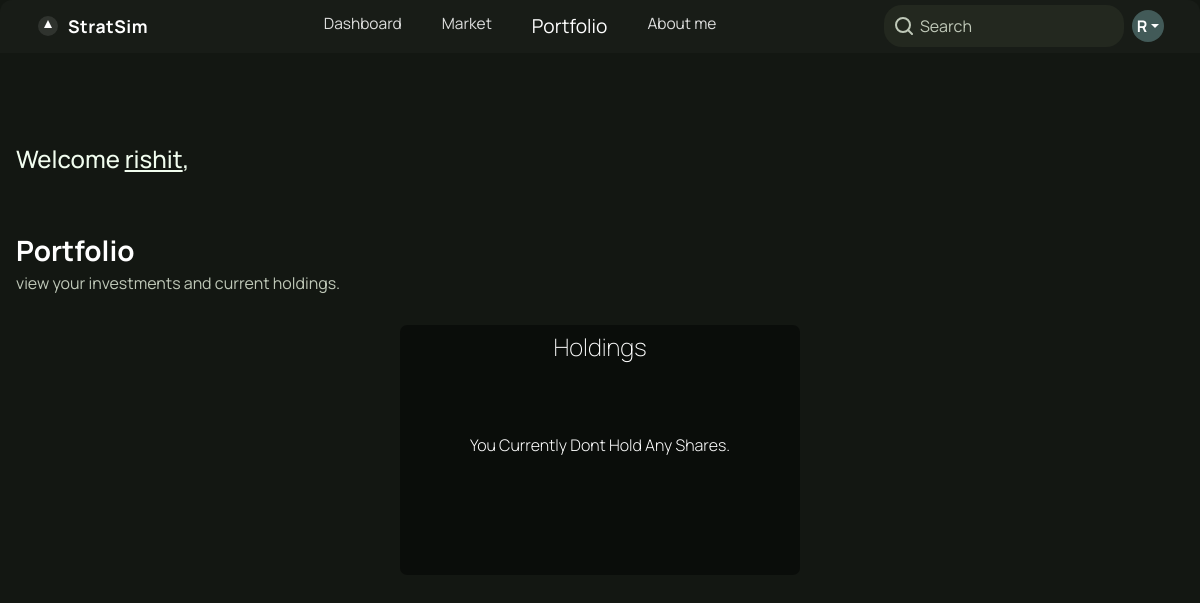
The app's page /portfolio (signed in), older data.
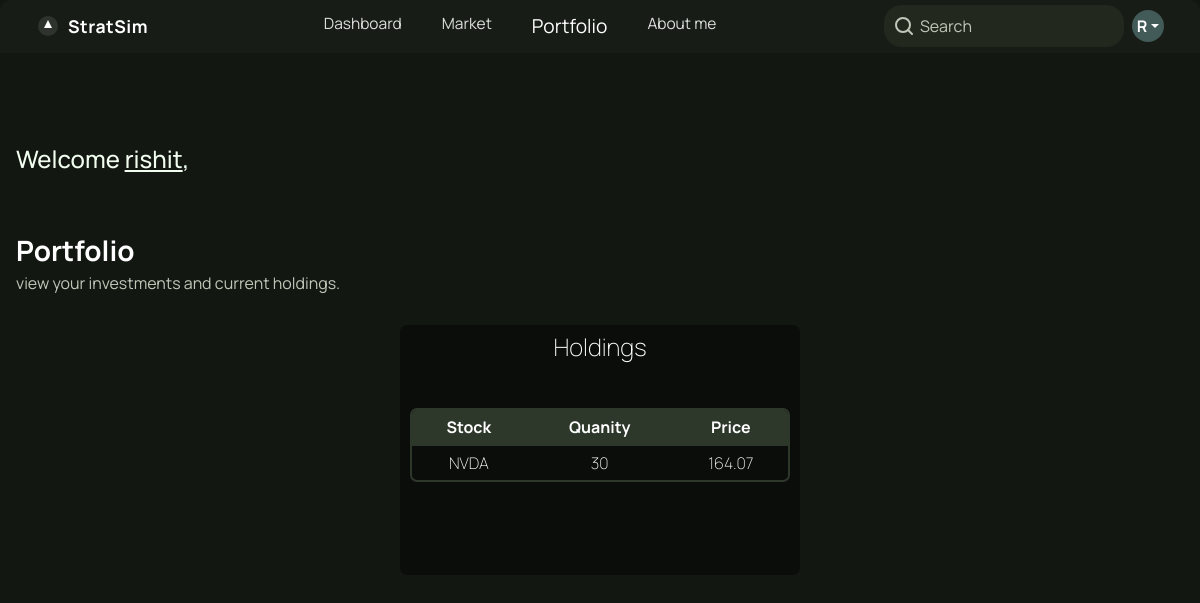
The same page, newer data.
### stocks/models.py (models this page shows, shortened)
class holding(models.Model):
    user = models.ForeignKey(User,on_delete=models.CASCADE)
    ticker = models.CharField(max_length=10)
    quantity = models.PositiveIntegerField()
    avg_buy_price = models.DecimalField(max_digits=10,decimal_places=2)
    current_price = models.DecimalField(max_digits=10, decimal_places=2,default=0)

### mainapp/views.py (the view)
# urls.py: path('portfolio',views.portfolio_view,name="portfolio")
def portfolio_view(request):
    if request.user.is_authenticated:
        user = request.user
        holdings = holding.objects.filter(user=request.user)
        data = []
        if holdings.exists():
            for h in holdings:
                val = []
                val.append(h.ticker)
                val.append(h.quantity)
                val.append(h.current_price)
                data.append(val)
                print("holdings saved.")
            holding_available = True
        else:
            holding_available = False
        context = {"holdings":data,"holding_available":holding_available}
    return render(request,'portfolio.html',context)

### stocks/templatetags/custom_filters.py (called while the page is built)
@register.filter
def value_index(List, i):
    return List[int(i)]

### mainapp/templates/portfolio.html (shortened to what this page needs)
{% extends "layout.html" %}
{% load static %}
{% load custom_filters %}
{% block header %}
    <link rel="stylesheet" href="{% static 'mainapp/styles/portfolio.css' %}">
{% endblock header %}
{% block body %}
    <div class="portfolio-container">
        <div class="heading-container">
            <h4 class="heading">Welcome
                <span style="text-decoration:underline">{{request.user.username|lower}}</span>,
            </h4>
        </div>
        <div class="portfolio">
            <div class="portfolio-heading">
                <h3 class="heading">Portfolio</h3>
                <div class="subtext">view your investments and current holdings.</div>
            </div>
            <div class="card-holder">
                <div class="holding-card">
                    <div class="card-title">
                        <h4>
                            Holdings
                        </h4>
                    </div>
                    {% if holding_available %}
                    <div class="card-value">
                        <table>
                            <thead>
                                <tr>
                                    <th>Stock</th>
                                    <th>Quanity</th>
                                    <th>Price</th>
                                </tr>
                            </thead>
                            <tr>
                                {% for holding in holdings %}
                                <td>
                                {{holding|value_index:0}}
                                </td>
                                <td>
                                {{holding|value_index:1}}
                                </td>
                                <td>
                                {{holding|value_index:2}}
                                </td>
                                {% endfor %}
                            </tr>
                        </table>
                    </div>
                    {% else %}
                                <div class="card-value">
                                    <div class="text">
                                    You Currently Dont Hold Any Shares.
                                    </div>
                                </div>
                               {% endif %}
                </div>
            </div>
        </div>
    </div>
{% endblock body %}

### mainapp/templates/layout.html (shortened to what this page needs)
{% load static %}
<!doctype html>
<html lang="en">
  <head>
    <link href="https://cdn.jsdelivr.net/npm/bootstrap@5.0.2/dist/css/bootstrap.min.css" rel="stylesheet">
    <link rel="stylesheet" href="{% static 'mainapp/styles/basicstyle.css' %}">
    {% block header %}{% endblock header %}
  </head>
  <body>
    <nav class="navbar navbar-expand-lg custom-navbar">
      <div class="container-fluid">
        <a class="navbar-brand d-flex align-items-center" href="main:home">
          <svg width="24" height="24" fill="none" style="margin-right:8px;"><circle cx="12" cy="12" r="10" fill="#fff" opacity="0.1"/><path d="M12 6l4 8H8l4-8z" fill="#fff"/></svg>
          StratSim
        </a>
        <div class="collapse navbar-collapse justify-content-center" id="navbarNavDropdown">
          <ul class="navbar-nav mb-2 mb-lg-0 gap-lg-4 gap-2 mx-auto">
            <li class="nav-item">
              <a class="nav-link {% if request.resolver_match.url_name == 'home' %}active{% endif %}" href="{% url 'main:home' %}">Dashboard</a>
            </li>
            <li class="nav-item">
              <a class="nav-link {% if request.resolver_match.url_name == 'market' %}active{% endif %}" href="{% url 'stocks:market' %}" href="{% url 'stocks:market' %}">Market</a>
            </li>
            <li class="nav-item">
              <a class="nav-link {% if request.resolver_match.url_name == 'portfolio' %}active{% endif %} " href="{% url 'main:portfolio' %}">Portfolio</a>
            </li>
            <li class="nav-item">
              <a class="nav-link" href="#">About me</a>
            </li>
          </ul>
          {% if request.user.is_authenticated %}
          <form class="searchbox d-flex align-items-center mx-2" role="search" method="get" action="{% url 'stocks:search' %}">
  <span class="search-icon">
    <svg width="18" height="18" fill="none" stroke="#bfc8b8" stroke-width="2" stroke-linecap="round" stroke-linejoin="round">
      <circle cx="8" cy="8" r="7"/>
      <line x1="13" y1="13" x2="17" y2="17"/>
    </svg>
  </span>
  <input class="search-input" type="search" name="q" placeholder="Search" aria-label="Search">
</form>
  <span
    class="user-circle dropdown-toggle p-0 overflow-hidden"
    id="profileDropdown"
    data-bs-toggle="dropdown"
    aria-expanded="false">
    {% if request.user.profile.image.url %}
      <img src="{{ request.user.profile.image.url }}" alt="Profile" class="profile-img">
    {% else %}
      <span>{{ request.user.username|slice:":1"|upper }}</span>
    {% endif %}
  </span>
</div>
{% else %}
<div class="start-button">
<a href="{% url 'main:signup'%}">get started</a>
</div>
{% endif %}
        </div>
    </nav>
    {% block body %}
    {% endblock body %}
  </body>
</html>

### mainapp/static/mainapp/styles/basicstyle.css (style rules this page uses)
body { background-color: #131712; color: white; font-family: "Manrope", sans-serif; font-weight: bold; margin: 0; }
.custom-navbar { background-color: #181c17 !important; border-radius: 12px 12px 0 0; padding: 0.25rem 1.5rem; }
.container-fluid { display: flex; justify-content: center; align-items: center; }
.navbar-brand { color: #fff !important; font-weight: bold; font-size: 1.1rem; letter-spacing: 0.5px; }
.navbar-nav .nav-link { color: #fff !important; font-weight: 400; font-size: 0.97rem; opacity: 0.85; transition: all .3s ease-in-out; }
.navbar-nav .nav-link:hover, .navbar-nav .nav-link.active { opacity: 1; font-size: 1.2rem; }
.user-circle { background: #425a58; width: 32px; height: 32px; border-radius: 50%; display: flex; align-items: center; justify-content: center; overflow: hidden; padding: 0; font-size: 1rem; color: white; text-transform: uppercase; }
.searchbox { background: #23281f; border-radius: 18px; padding: 2px 14px 2px 10px; display: flex; align-items: center; min-width: 180px; max-width: 240px; width: 100%; margin-right: 16px; transition: box-shadow 0.3s, background 0.3s; box-shadow: 0 0 0 0 rgba(83,210,44,0); border: 1.5px solid transparent; position: relative; transition: border .5s ease-in-out; }
.search-icon { display: flex; align-items: center; margin-right: 7px; transition: color 0.3s; }
.search-input { background: transparent; border: none; outline: none; color: #fff; font-size: 1rem; width: 100%; padding: 6px 0; transition: color 0.3s; }
.search-input::placeholder { color: #bfc8b8; opacity: 1; font-size: 1rem; }

### mainapp/static/mainapp/styles/portfolio.css (style rules this page uses)
.portfolio-container { max-width: 1200px; margin: 0 auto; padding: 32px 16px;; display:flex; flex-direction: column; gap: 30px; }
.heading-container { margin-top: 30px; }
.heading-container .heading { font-family: "Manrope"; font-weight: 500; color: #f1fdef; margin:0; margin-bottom: 30px; margin-top: 30px; }
.portfolio .portfolio-heading .heading { font-family: "Manrope"; font-weight: bold; color: #fff; margin:0; }
.portfolio .portfolio-heading .subtext { margin-top: 4px;; color: #bfc8b8; font-size: 1rem; font-weight:normal; }
.portfolio .card-holder { display: flex; flex-direction: row; gap: 30px; justify-content: center; align-items: center; flex-wrap: wrap; }
.portfolio .holding-card { min-width: 400px; min-height: 250px; border: none; border-radius: 7px; background-color: rgba(0,0,0,.45); margin-top: 30px; text-align: center; }
.card-title { width: 100%; text-align: center; margin-top: 8px; }
.card-title h4 { font-weight: 200; }
.card-value { display: flex; width: 100%; align-items: center; justify-content: center; padding: 10px 10px; min-height: 150px; }
.card-value table thead th { width: auto; padding: 5px 5px; text-align: center; border-bottom: 2px solid rgba(45, 55, 42,1); background-color: rgb(45, 55, 42); }
.card-value table { width: 100%; border: 2px solid rgba(45, 55, 42,1); border-radius: 7px; overflow: hidden; border-collapse: separate; border-spacing: 0; }
.card-value table tr td { text-align: center; width: auto; padding: 5px 5px; border-radius: 9px; font-weight: 200; }

Row changes from the older to the newer data that the page shows:
added holding: ticker "NVDA", holding "30", holding "164.07"
Text that changed along with them:
text no longer shown: "You Currently Dont Hold Any Shares."
text now shown: "Stock Quanity Price"
